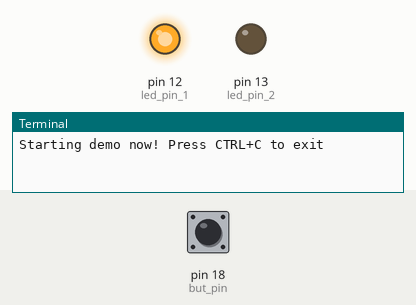
This program was run on a simulated Raspberry Pi (header pin numbers). Shown: output pins drawn as LEDs (lit = HIGH), the last lines printed to the terminal. The test bench sets the inputs (shaded band); at power-on: pin 18 (but_pin) HIGH.

Above: at 1.2 s.
1.3 s: pin 18 (but_pin) pulled LOW for 0.15 s
At 1.6 s:
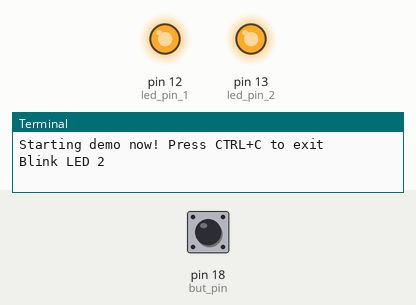
4.4 s: pin 18 (but_pin) pulled LOW for 1 s
At 8.1 s:
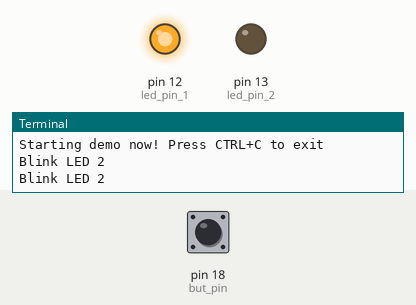
8.4 s: pin 18 (but_pin) pulled LOW for 3.2 s
At 9.4 s:
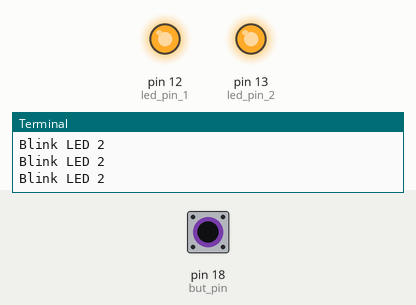
Timing chart, 0 to 12.4 s (numbered marks = the images above; inputs shaded):
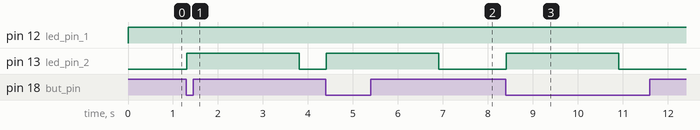

Measured:
- after the input at 1.3 s, pin 13 (led_pin_2): LOW → HIGH at once, → LOW 2.5 s later
- after the input at 4.4 s, pin 13 (led_pin_2): LOW → HIGH at once, → LOW 2.5 s later
- after the input at 8.4 s, pin 13 (led_pin_2): LOW → HIGH at once, → LOW 2.5 s later

The program:

button_interrupt.py
```python
import RPi.GPIO as GPIO
import time

# Pin Definitions:
led_pin_1 = 12
led_pin_2 = 13
but_pin = 18

# blink LED 2 quickly 5 times when button pressed
def blink(channel):
    print("Blink LED 2")
    for i in range(5):
        GPIO.output(led_pin_2, GPIO.HIGH)
        time.sleep(0.5)
        GPIO.output(led_pin_2, GPIO.LOW)

def main():
    # Pin Setup:
    GPIO.setmode(GPIO.BOARD)  # BOARD pin-numbering scheme
    GPIO.setup([led_pin_1, led_pin_2], GPIO.OUT)  # LED pins set as output
    GPIO.setup(but_pin, GPIO.IN)  # button pin set as input

    # Initial state for LEDs:
    GPIO.output(led_pin_1, GPIO.LOW)
    GPIO.output(led_pin_2, GPIO.LOW)

    GPIO.add_event_detect(but_pin, GPIO.FALLING, callback=blink, bouncetime=10)
    print("Starting demo now! Press CTRL+C to exit")
    try:
        while True:
            # blink LED 1 slowly
            GPIO.output(led_pin_1, GPIO.HIGH)
            time.sleep(2)
            GPIO.output(led_pin_1, GPIO.LOW)
    finally:
        GPIO.cleanup()  # cleanup all GPIOs

if __name__ == '__main__':
    main()
```
